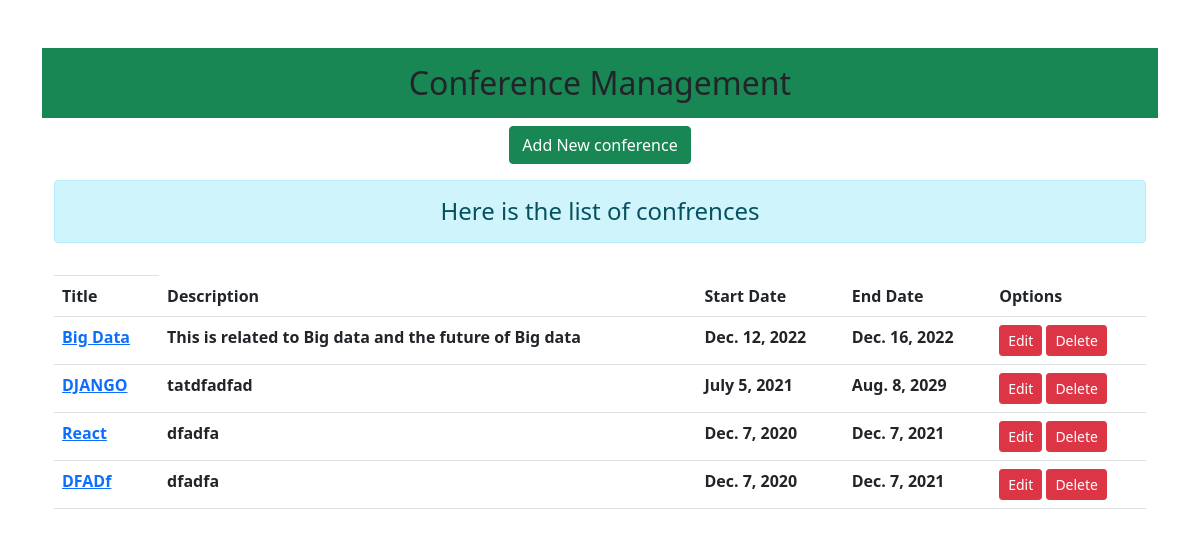
/, run on an earlier commit of the app's database.
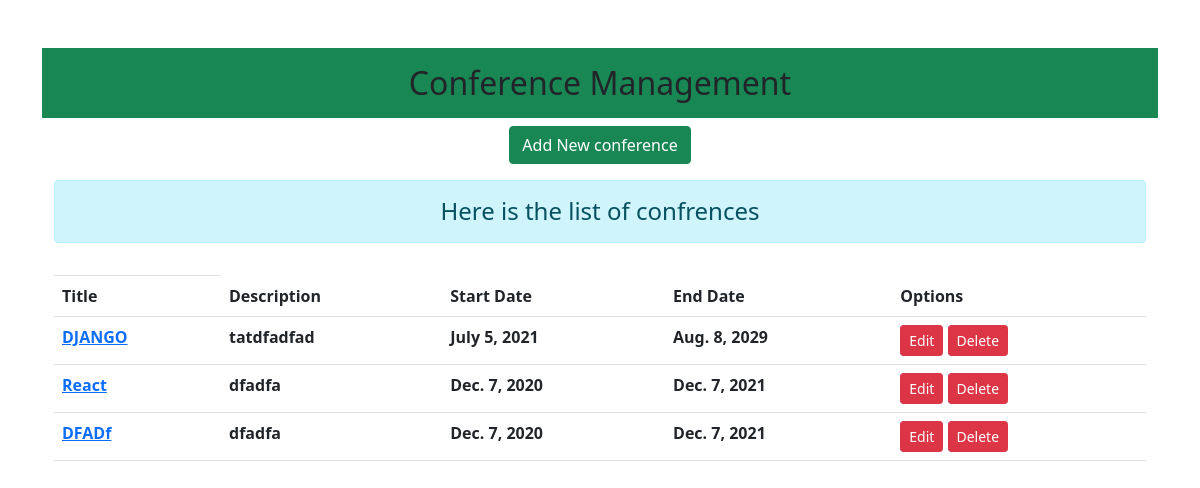
And on a later commit of the database.
### myapp/models.py (models this page shows)
class ConferenceModel(models.Model):
    conference_title = models.TextField(null=False,primary_key=True)
    conference_description = models.CharField(max_length=1000,null=False)
    conference_start_date = models.DateField(null=False)
    conference_end_date = models.DateField(null=False)

### myapp/views.py (the view)
# urls.py: path('',views.conferenceView,name='conference'),
def conferenceView(request):
    if request.method == 'POST':
        conferenceform = ConferenceForm(request.POST)
        if conferenceform.is_valid():
            conferenceform.save()
            conferenceform = ConferenceForm()
    else:
        conferenceform = ConferenceForm()
    conference = ConferenceModel.objects.all()
    return render(request,'myapp/conference.html',{'conference':conference,'conferenceform':conferenceform})

### myapp/forms.py
class ConferenceForm(forms.ModelForm):
    class Meta:
        model = ConferenceModel
        fields = ['conference_title','conference_description','conference_start_date','conference_end_date']
        widgets = {
            'conference_title' : forms.TextInput(attrs={'class':'form-control '}),
            'conference_description' : forms.TextInput(attrs={'class':'form-control'}),
            'conference_start_date' : forms.TextInput(attrs={'class':'form-control','placeholder':'YYYY-MM-DD'}),
            'conference_end_date' : forms.TextInput(attrs={'class':'form-control','placeholder':'YYYY-MM-DD'})
        }

### myapp/templates/myapp/conference.html (shortened to what this page needs)
{% extends 'myapp/base.html' %}
{% block content %}
<div class="text-center">
    <button class="btn btn-success col" type="button" data-bs-toggle="offcanvas" data-bs-target="#offcanvasRight" aria-controls="offcanvasRight">Add New conference</button>
</div>
<div class="container mt-3">
    <h4 class="alert alert-info text-center">
        Here is the list of confrences
    </h4>
    <table class="table table-hover">
        <th class="thead-dark">
            <tr>
                <th scope="col">Title</th>
                <th scope="col">Description</th>
                <th scope="col">Start Date</th>
                <th scope="col">End Date</th>
                <th scope="col">Options</th>
            </tr>
        </th>
            {% for conferences in conference %}
            <tr>
                <th scope="col"><a href="{% url 'talks' conferences.conference_title %}">{{conferences.conference_title}}</a></th>
                <th scope="col">{{conferences.conference_description}}</th>
                <th scope="col">{{conferences.conference_start_date}}</th>
                <th scope="col">{{conferences.conference_end_date}}</th>
                <td>
                    <a href="{% url 'conferenceedit' conferences.conference_title %}" class="btn btn-danger btn-sm">Edit</a>
                    <form action="{% url 'conferencedelete' conferences.conference_title %}" method="POST" class="d-inline">
                        <input type="submit" value="Delete" class="btn btn-danger btn-sm">
                    </form>
                </td>
            </tr>
            {% endfor %}
    </table>
</div>
{% endblock content %}

### myapp/templates/myapp/base.html (shortened to what this page needs)
<!DOCTYPE html>
<html lang="en">
<head>
    <link href="https://cdn.jsdelivr.net/npm/bootstrap@5.1.1/dist/css/bootstrap.min.css" rel="stylesheet">
</head>
<body>
    <div class="container mt-5">
        <div class="jumbotron bg-success">
            <h2 class="text-center p-md-3">Conference Management</h2>
        </div>
        {% block content %} {% endblock content %}
    </div>
</body>
</html>

What changed in the data, as far as the page shows it:
removed ConferenceModel: conference_title "Big Data", conference_description "This is related to Big data and the future of Big data", conference_start_date "Dec. 12, 2022", conference_end_date "Dec. 16, 2022"
